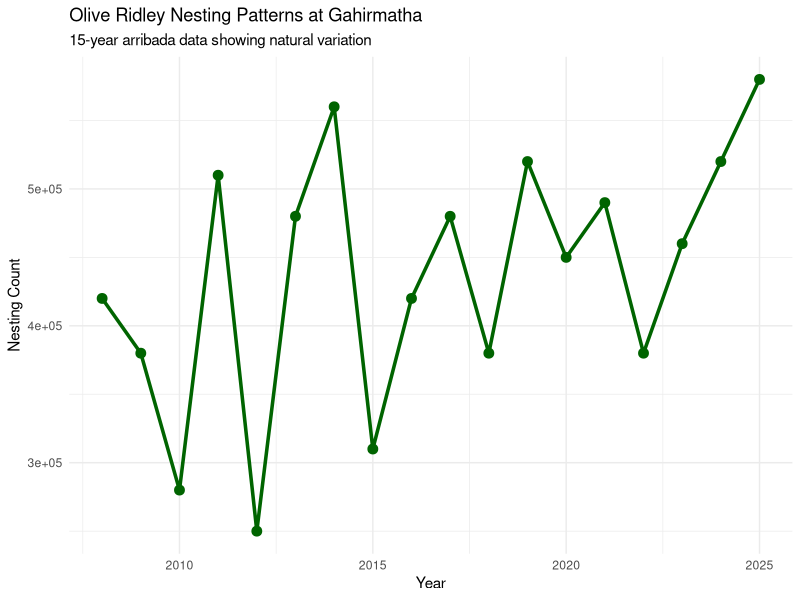

Write R code to recreate this figure.
# =============================================================================
# CHAPTER 1: Olive Ridley Arribada Pattern Analysis
# From "Thinking Like a Biologist with Data"
# =============================================================================

# Load required packages
library(tidyverse)
library(ggplot2)

# Create example olive ridley data (similar to Dr. Sharma's Gahirmatha data)
olive_ridley <- data.frame(
  year = 2008:2025,
  nesting_count = c(420000, 380000, 280000, 510000, 250000, 480000, 
                   560000, 310000, 420000, 480000, 380000, 520000,
                   450000, 490000, 380000, 460000, 520000, 580000),
  cyclone_intensity = c(2, 1, 4, 1, 3, 1, 0, 2, 1, 1, 2, 1, 2, 1, 3, 1, 1, 0),
  fishing_effort = c(850, 920, 880, 760, 840, 720, 450, 680, 750, 700, 
                    780, 680, 720, 650, 740, 680, 650, 620)
)

# Basic time series visualization
ggplot(olive_ridley, aes(x = year, y = nesting_count)) +
  geom_line(color = "darkgreen", size = 1.2) +
  geom_point(color = "darkgreen", size = 3) +
  labs(title = "Olive Ridley Nesting Patterns at Gahirmatha",
       subtitle = "15-year arribada data showing natural variation",
       x = "Year", y = "Nesting Count") +
  theme_minimal()

# Correlation analysis (as discussed in Chapter 1)
cor.test(olive_ridley$nesting_count, olive_ridley$fishing_effort)
cor.test(olive_ridley$nesting_count, olive_ridley$cyclone_intensity)

# Summary statistics
summary(olive_ridley$nesting_count)
sd(olive_ridley$nesting_count)

# Calculate coefficient of variation
cv <- sd(olive_ridley$nesting_count) / mean(olive_ridley$nesting_count) * 100
cat("Coefficient of Variation:", round(cv, 1), "%")
